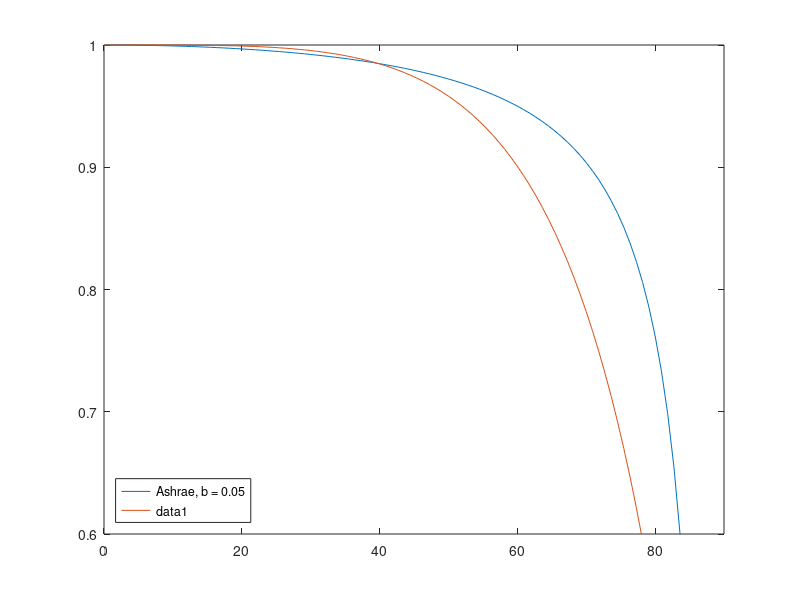

Source code (MATLAB):
clear;

theta_i = linspace(0, 90);
b_0 = 0.05;

F_IAM = 1 - b_0*(1./cosd(theta_i) - 1);


figure(1);
clf;
plot(theta_i, F_IAM);

legend('Ashrae, b = 0.05', 'Location', 'Southwest');

% Frsnel reflection; 

n_1 = 1;
n_2 = 1.5;
theta_t = n_1*sin(theta_i)./n_2; 
R_s = abs((n_1*cosd(theta_i)-n_2*cosd(theta_t))./(n_1*cosd(theta_i) + n_2*cosd(theta_t))).^2;
R_p = abs((n_1*cosd(theta_t)-n_2*cosd(theta_i))./(n_1*cosd(theta_t) + n_2*cosd(theta_i))).^2;

R = (R_s+R_p)./2;
hold on;
plot(theta_i, (1 - R)./(1 - R(1)));

axis([0 90 0.6 1]);